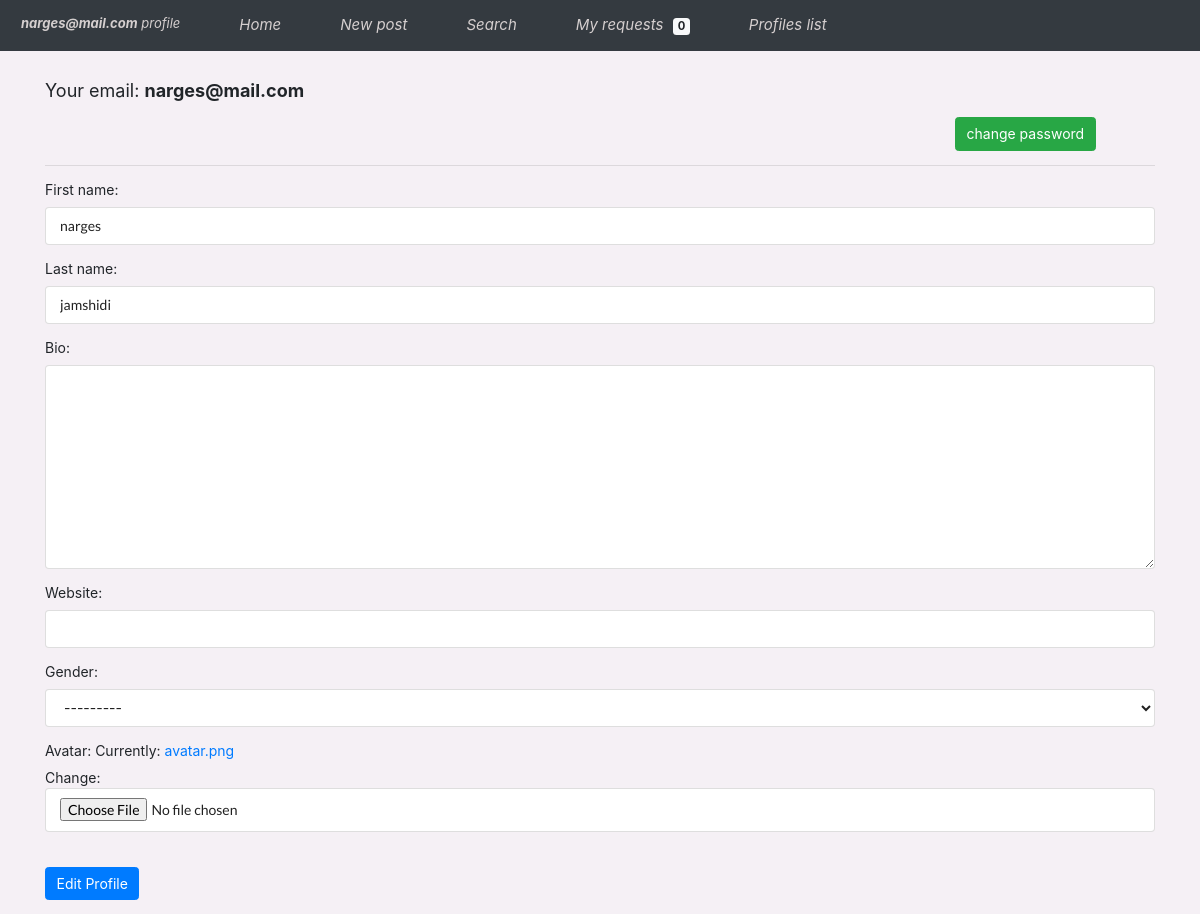
/profiles/edit_myprofile/ (signed in), run on an earlier commit of the app's database.
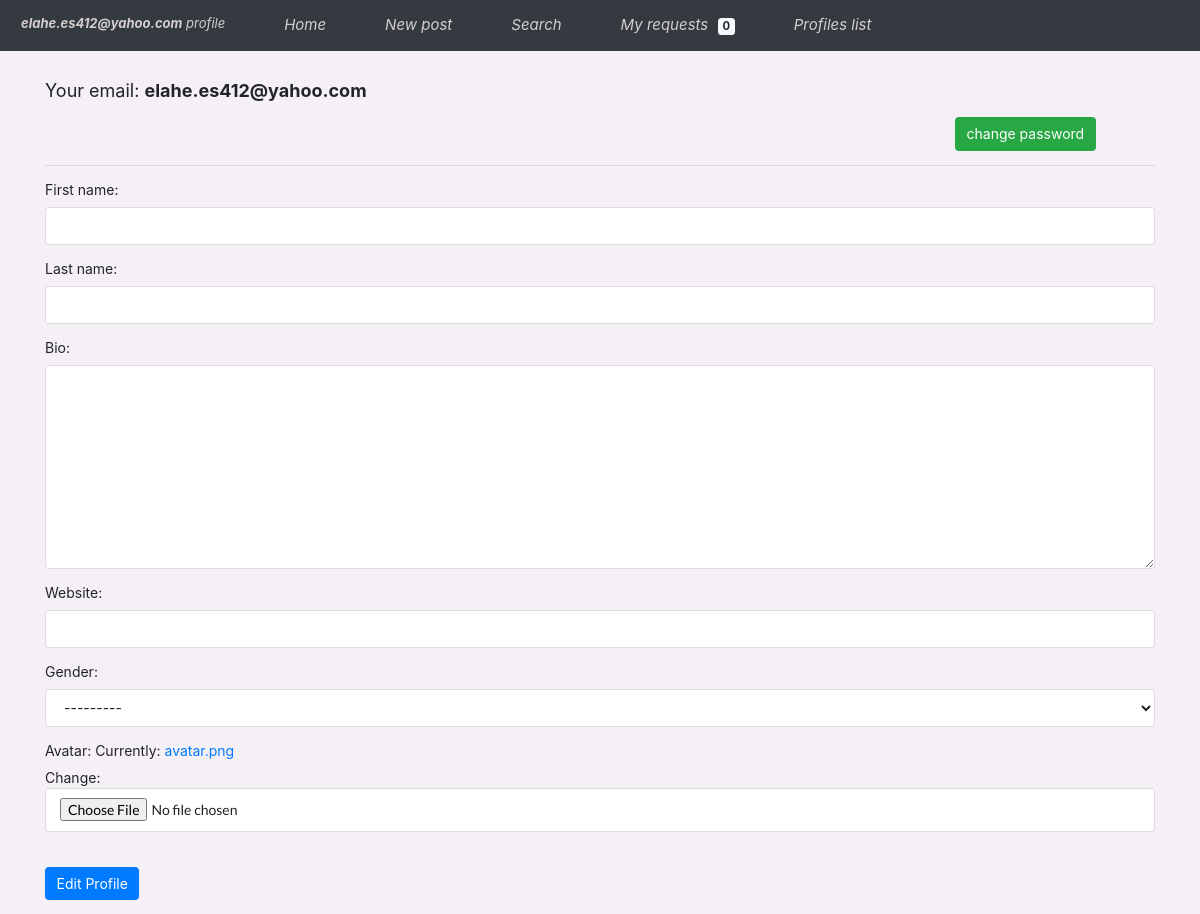
And on a later commit of the database.
### apps/profiles/models.py (models this page shows, shortened)
class Profile(AbstractBaseUser, PermissionsMixin):
    email = models.EmailField(unique=True, null=False)
    first_name = models.CharField(max_length=200, blank=True)
    last_name = models.CharField(max_length=200, blank=True)
    bio = models.TextField(default='', blank=True, max_length=300)
    avatar = models.ImageField(upload_to='avatars/', default='avatar.png')
    website = models.URLField(max_length=300, blank=True)
    GENDER = [('Female', 'Female'), ('Male', 'Male')]
    gender = models.CharField(choices=GENDER, max_length=6, blank=True)
    created = models.DateTimeField(auto_now_add=True)
    updated = models.DateTimeField(auto_now=True)
    follower = models.ManyToManyField('profiles.Profile', blank=True, related_name='profile')
    following = models.ManyToManyField('profiles.Profile', blank=True, related_name='followings')
    slug = AutoSlugField(populate_from=['email'], unique=True)
    is_active = models.BooleanField('active', default=True)
    is_superuser = models.BooleanField('superuser', default=False)
    is_staff = models.BooleanField('staff', default=False)
    USERNAME_FIELD = 'email'
    REQUIRED_FIELDS = []
    objects = CustomUserManager()
    def __str__(self):
        return '{}'.format(self.email)

### apps/profiles/views.py (the view)
# urls.py: path('edit_myprofile/', edit_my_profile_view, name='edit_profile_view'),
@login_required
def edit_my_profile_view(request):
    obj = Profile.objects.get(email=request.user)
    form = ProfileModelForm(request.POST or None, request.FILES or None, instance=obj)
    confirm = False
    if request.method == 'POST':
        if form.is_valid():
            form.save()
            confirm = True
    context = {'obj': obj, 'form': form, 'confirm': confirm}
    return render(request, 'profiles/edit_profile.html', context)

### apps/profiles/forms.py
class ProfileModelForm(forms.ModelForm):
    class Meta:
        model = Profile
        fields = ('first_name', 'last_name', 'bio', 'website', 'gender', 'avatar')

### apps/profiles/templatetags/profile_tags.py (called while the page is built)
@register.filter(name='counting')
def number_of_requests(user):
    return FollowRequest.objects.filter(following=user).count()

### apps/profiles/templates/profiles/edit_profile.html (shortened to what this page needs)
{% extends 'base.html' %}
{% load static %}
{% block content %}
    <div class="container">
        <div style="margin-top: 1em">
            <p style=" margin-top:1.5em; font-size: 18px;">Your email: <b>{{ obj.email }}</b></p>
            <button type="button" class="btn btn-success" style="position: relative; left: 65em"><a
                    href='{% url 'change_password' %}' style="color: white">change
                password</a></button>
        </div>
        <hr>
        <form action="" method="POST" class="ui form" enctype="multipart/form-data">
            {{ form.as_p }}<br>
            <button type="submit" class="btn btn-primary" style="margin-bottom: 1em">Edit Profile</button>
        </form>
    </div>
{% endblock content %}

### templates/menu.html (shortened to what this page needs)
<!DOCTYPE html>
<html lang="en">
<head>
    <link rel="stylesheet" href="https://maxcdn.bootstrapcdn.com/bootstrap/4.5.2/css/bootstrap.min.css">
</head>
{% load post_custom_tags %}
{% load profile_tags %}
{% load static %}
<body style="background-color: #f5f0f5">
<header>
    <nav class="navbar navbar-expand-md bg-dark navbar-dark">
        <div class="collapse navbar-collapse" id="collapsibleNavbar">
            <ul class="navbar-nav" style="justify-content: space-between;font-size: 15px">
                {% if request.user.is_authenticated %}
                    <li class="nav-item" style="position: relative; margin-right: 3em">
                        <a class="nav-link" style="font-size: 13px"
                           href={% url 'profiles:profile-detail-view' request.user.slug %} data-toggle="tooltip"
                           data-placement="top" title="my profile">
                            <i style="color: #d5cfcf"><b>{{ request.user.email }}</b> profile</i>
                        </a>
                    </li>
                    <li class="nav-item" style="position: relative; margin-right: 3em">
                        <a class="nav-link" href={% url 'posts:main-post-view' %} data-toggle="tooltip"
                           data-placement="top" title="contacts posts">
                                <i style="color: #d5cfcf">Home</i>
                        </a>
                    </li>
                    <li class="nav-item" style="position: relative; margin-right: 3em">
                        <a class="nav-link" href={% url 'posts:new_post' %} data-toggle="tooltip" data-placement="top"
                           title="new post">
                            <i style="color: #d5cfcf">New post</i>
                        </a>
                    </li>
                    <li class="nav-item" style="position: relative; margin-right: 3em">
                        <a class="nav-link" href={% url 'profiles:search' %} data-toggle="tooltip" data-placement="top"
                           title="search">
                            <i style="color: #d5cfcf">Search</i>
                        </a>
                    </li>
                    <li class="nav-item" style="position: relative; margin-right: 3em">
                        <a class="nav-link" href={% url 'profiles:follow_requests' %} data-toggle="tooltip"
                           data-placement="top"
                           title="my requests">
                            <i style="color: #d5cfcf">My requests</i>
                            <span class="badge badge-light"
                                  style="margin-left: 0.5em"> {{ request.user|counting }} </span>
                        </a>
                    </li>
                    <li class="nav-item" style="position: relative; margin-right: 3em">
                        <a class="nav-link" href={% url 'profiles:profiles_list' %} data-toggle="tooltip"
                           data-placement="top"
                           title="profiles list">
                                <i style="color: #d5cfcf">Profiles list</i>
                        </a>
                    </li>
                {% endif %}
            </ul>
        </div>
    </nav>
</header>
</body>
</html>

What changed in the data, as far as the page shows it:
changed Profile: user.email "narges@mail.com" → "elahe.es412@yahoo.com"; email "narges@mail.com" → "elahe.es412@yahoo.com"; first_name "narges" → (not shown); last_name "jamshidi" → (not shown)
